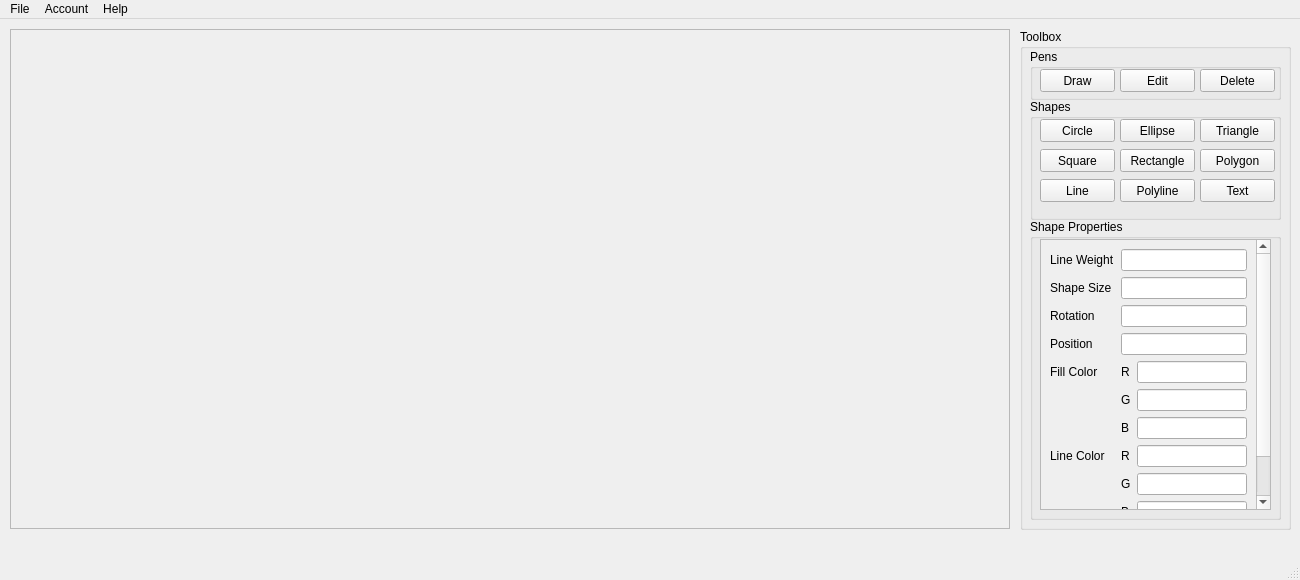
<?xml version="1.0" encoding="UTF-8"?>
<ui version="4.0">
 <class>Draw</class>
 <widget class="QMainWindow" name="Draw">
  <property name="geometry">
   <rect>
    <x>0</x>
    <y>0</y>
    <width>1300</width>
    <height>580</height>
   </rect>
  </property>
  <property name="windowTitle">
   <string>MainWindow</string>
  </property>
  <widget class="QWidget" name="centralwidget">
   <widget class="QFrame" name="drawFrame">
    <property name="geometry">
     <rect>
      <x>10</x>
      <y>10</y>
      <width>1000</width>
      <height>500</height>
     </rect>
    </property>
    <property name="frameShape">
     <enum>QFrame::StyledPanel</enum>
    </property>
    <property name="frameShadow">
     <enum>QFrame::Raised</enum>
    </property>
   </widget>
   <widget class="QGroupBox" name="toolBox">
    <property name="geometry">
     <rect>
      <x>1020</x>
      <y>10</y>
      <width>271</width>
      <height>501</height>
     </rect>
    </property>
    <property name="title">
     <string>Toolbox</string>
    </property>
    <widget class="QGroupBox" name="penBox">
     <property name="geometry">
      <rect>
       <x>10</x>
       <y>20</y>
       <width>251</width>
       <height>51</height>
      </rect>
     </property>
     <property name="title">
      <string>Pens</string>
     </property>
     <widget class="QPushButton" name="drawButton">
      <property name="geometry">
       <rect>
        <x>10</x>
        <y>20</y>
        <width>75</width>
        <height>23</height>
       </rect>
      </property>
      <property name="text">
       <string>Draw</string>
      </property>
     </widget>
     <widget class="QPushButton" name="deleteButton">
      <property name="geometry">
       <rect>
        <x>170</x>
        <y>20</y>
        <width>75</width>
        <height>23</height>
       </rect>
      </property>
      <property name="text">
       <string>Delete</string>
      </property>
     </widget>
     <widget class="QPushButton" name="editButton">
      <property name="geometry">
       <rect>
        <x>90</x>
        <y>20</y>
        <width>75</width>
        <height>23</height>
       </rect>
      </property>
      <property name="text">
       <string>Edit</string>
      </property>
     </widget>
    </widget>
    <widget class="QGroupBox" name="penBox_2">
     <property name="geometry">
      <rect>
       <x>10</x>
       <y>70</y>
       <width>251</width>
       <height>121</height>
      </rect>
     </property>
     <property name="title">
      <string>Shapes</string>
     </property>
     <widget class="QPushButton" name="circleButton">
      <property name="geometry">
       <rect>
        <x>10</x>
        <y>20</y>
        <width>75</width>
        <height>23</height>
       </rect>
      </property>
      <property name="text">
       <string>Circle</string>
      </property>
     </widget>
     <widget class="QPushButton" name="squareButton">
      <property name="geometry">
       <rect>
        <x>10</x>
        <y>50</y>
        <width>75</width>
        <height>23</height>
       </rect>
      </property>
      <property name="text">
       <string>Square</string>
      </property>
     </widget>
     <widget class="QPushButton" name="ellipseButton">
      <property name="geometry">
       <rect>
        <x>90</x>
        <y>20</y>
        <width>75</width>
        <height>23</height>
       </rect>
      </property>
      <property name="text">
       <string>Ellipse</string>
      </property>
     </widget>
     <widget class="QPushButton" name="rectangleButton">
      <property name="geometry">
       <rect>
        <x>90</x>
        <y>50</y>
        <width>75</width>
        <height>23</height>
       </rect>
      </property>
      <property name="text">
       <string>Rectangle</string>
      </property>
     </widget>
     <widget class="QPushButton" name="triangleButton">
      <property name="geometry">
       <rect>
        <x>170</x>
        <y>20</y>
        <width>75</width>
        <height>23</height>
       </rect>
      </property>
      <property name="text">
       <string>Triangle</string>
      </property>
     </widget>
     <widget class="QPushButton" name="polygonButton">
      <property name="geometry">
       <rect>
        <x>170</x>
        <y>50</y>
        <width>75</width>
        <height>23</height>
       </rect>
      </property>
      <property name="text">
       <string>Polygon</string>
      </property>
     </widget>
     <widget class="QPushButton" name="lineButton">
      <property name="geometry">
       <rect>
        <x>10</x>
        <y>80</y>
        <width>75</width>
        <height>23</height>
       </rect>
      </property>
      <property name="text">
       <string>Line</string>
      </property>
     </widget>
     <widget class="QPushButton" name="textButton">
      <property name="geometry">
       <rect>
        <x>170</x>
        <y>80</y>
        <width>75</width>
        <height>23</height>
       </rect>
      </property>
      <property name="text">
       <string>Text</string>
      </property>
     </widget>
     <widget class="QPushButton" name="polylineButton">
      <property name="geometry">
       <rect>
        <x>90</x>
        <y>80</y>
        <width>75</width>
        <height>23</height>
       </rect>
      </property>
      <property name="text">
       <string>Polyline</string>
      </property>
     </widget>
    </widget>
    <widget class="QGroupBox" name="shapepropertiesBox">
     <property name="geometry">
      <rect>
       <x>10</x>
       <y>190</y>
       <width>251</width>
       <height>301</height>
      </rect>
     </property>
     <property name="title">
      <string>Shape Properties</string>
     </property>
     <widget class="QScrollArea" name="shapepropertiesScroll">
      <property name="geometry">
       <rect>
        <x>10</x>
        <y>20</y>
        <width>231</width>
        <height>271</height>
       </rect>
      </property>
      <property name="widgetResizable">
       <bool>true</bool>
      </property>
      <widget class="QWidget" name="scrollAreaWidgetContents">
       <property name="geometry">
        <rect>
         <x>0</x>
         <y>0</y>
         <width>212</width>
         <height>375</height>
        </rect>
       </property>
       <layout class="QGridLayout" name="gridLayout">
        <item row="9" column="2">
         <widget class="QLineEdit" name="bLine2">
          <property name="text">
           <string/>
          </property>
         </widget>
        </item>
        <item row="10" column="0">
         <widget class="QLabel" name="pointsLabel">
          <property name="text">
           <string>Points</string>
          </property>
         </widget>
        </item>
        <item row="5" column="1">
         <widget class="QLabel" name="gLabel1">
          <property name="text">
           <string>G</string>
          </property>
         </widget>
        </item>
        <item row="5" column="2">
         <widget class="QLineEdit" name="gLine1"/>
        </item>
        <item row="6" column="1">
         <widget class="QLabel" name="bLabel1">
          <property name="text">
           <string>B</string>
          </property>
         </widget>
        </item>
        <item row="6" column="2">
         <widget class="QLineEdit" name="bLine1"/>
        </item>
        <item row="7" column="0">
         <widget class="QLabel" name="linecolorLabel">
          <property name="text">
           <string>Line Color</string>
          </property>
         </widget>
        </item>
        <item row="8" column="1">
         <widget class="QLabel" name="gLabel2">
          <property name="text">
           <string>G</string>
          </property>
         </widget>
        </item>
        <item row="4" column="0">
         <widget class="QLabel" name="fillcolorLabel">
          <property name="text">
           <string>Fill Color</string>
          </property>
         </widget>
        </item>
        <item row="4" column="1">
         <widget class="QLabel" name="rLabel1">
          <property name="text">
           <string>R</string>
          </property>
         </widget>
        </item>
        <item row="1" column="0">
         <widget class="QLabel" name="shapesizeLabel">
          <property name="text">
           <string>Shape Size</string>
          </property>
         </widget>
        </item>
        <item row="8" column="2">
         <widget class="QLineEdit" name="gLine2">
          <property name="text">
           <string/>
          </property>
         </widget>
        </item>
        <item row="3" column="0">
         <widget class="QLabel" name="positionLabel">
          <property name="text">
           <string>Position</string>
          </property>
         </widget>
        </item>
        <item row="7" column="2">
         <widget class="QLineEdit" name="rLine2">
          <property name="text">
           <string/>
          </property>
         </widget>
        </item>
        <item row="0" column="1" colspan="2">
         <widget class="QLineEdit" name="lineweightLine"/>
        </item>
        <item row="2" column="0">
         <widget class="QLabel" name="rotationLabel">
          <property name="text">
           <string>Rotation</string>
          </property>
         </widget>
        </item>
        <item row="7" column="1">
         <widget class="QLabel" name="rLabel2">
          <property name="text">
           <string>R</string>
          </property>
         </widget>
        </item>
        <item row="9" column="1">
         <widget class="QLabel" name="bLabel2">
          <property name="text">
           <string>B</string>
          </property>
         </widget>
        </item>
        <item row="0" column="0">
         <widget class="QLabel" name="lineweightLabel">
          <property name="text">
           <string>Line Weight</string>
          </property>
         </widget>
        </item>
        <item row="1" column="1" colspan="2">
         <widget class="QLineEdit" name="shapesizeLine"/>
        </item>
        <item row="2" column="1" colspan="2">
         <widget class="QLineEdit" name="rotationLine"/>
        </item>
        <item row="3" column="1" colspan="2">
         <widget class="QLineEdit" name="positionLine"/>
        </item>
        <item row="4" column="2">
         <widget class="QLineEdit" name="rLine1"/>
        </item>
        <item row="10" column="1" colspan="2">
         <widget class="QLineEdit" name="pointsLine"/>
        </item>
       </layout>
      </widget>
     </widget>
    </widget>
   </widget>
  </widget>
  <widget class="QMenuBar" name="menubar">
   <property name="geometry">
    <rect>
     <x>0</x>
     <y>0</y>
     <width>1300</width>
     <height>31</height>
    </rect>
   </property>
   <widget class="QMenu" name="menuFile">
    <property name="title">
     <string>File</string>
    </property>
    <addaction name="actionSave"/>
    <addaction name="actionOpen"/>
   </widget>
   <widget class="QMenu" name="menuHelp">
    <property name="title">
     <string>Help</string>
    </property>
    <addaction name="actionAbout"/>
   </widget>
   <widget class="QMenu" name="menuAccount">
    <property name="title">
     <string>Account</string>
    </property>
    <addaction name="actionInfo"/>
    <addaction name="actionLog_Out"/>
   </widget>
   <addaction name="menuFile"/>
   <addaction name="menuAccount"/>
   <addaction name="menuHelp"/>
  </widget>
  <widget class="QStatusBar" name="statusbar"/>
  <action name="actionAbout">
   <property name="text">
    <string>About</string>
   </property>
  </action>
  <action name="actionSave">
   <property name="text">
    <string>Save</string>
   </property>
  </action>
  <action name="actionOpen">
   <property name="text">
    <string>Open</string>
   </property>
  </action>
  <action name="actionInfo">
   <property name="text">
    <string>Info</string>
   </property>
  </action>
  <action name="actionLog_Out">
   <property name="text">
    <string>Log Out</string>
   </property>
  </action>
 </widget>
 <resources/>
 <connections/>
</ui>
